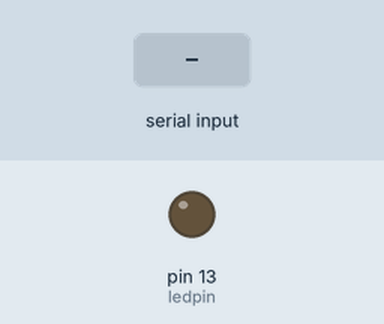
This sketch was run on a simulated Arduino Uno, built with avr-gcc and run on an emulated ATmega328P. Shown: output pins drawn as LEDs (lit = HIGH). The inputs (shaded band) are chosen by the test bench.

Above: at 1.2 s.
1.3 s: "1" received over the second serial link
At 2.4 s:
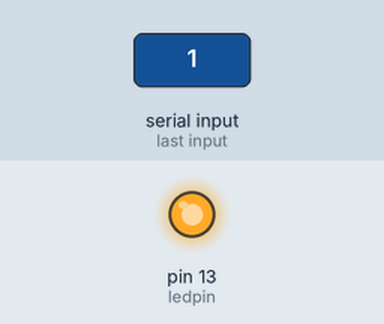
2.8 s: "0" received over the second serial link
At 3.6 s:
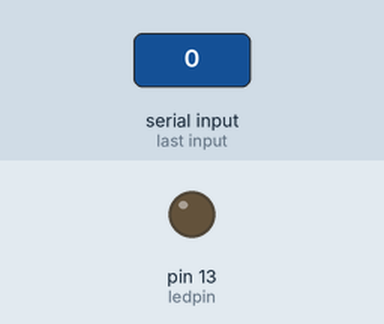
Timing chart, 0 to 5.8 s (numbered marks = the images above; inputs shaded):
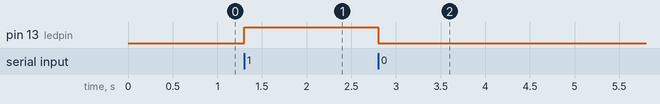

The sketch:

sketch_jan07a2.ino
```cpp
#include<SoftwareSerial.h>
SoftwareSerial BT(9,10);
const byte ledpin=13;
char val;

void setup() {
   pinMode(ledpin,OUTPUT);

   BT.begin(9600);
   BT.print("Serial is ready!");
}

void loop() {
 if( BT.available() ){
    val = BT.read();
    switch(val){
       case'0':
       digitalWrite(ledpin, LOW);
       break;
       case'1':
       digitalWrite(ledpin, HIGH);
       break;
    }
  }

}
```

Measured:
- after the input at 1.3 s, pin 13 (ledpin): LOW → HIGH at once
- after the input at 2.8 s, pin 13 (ledpin): HIGH → LOW at once
